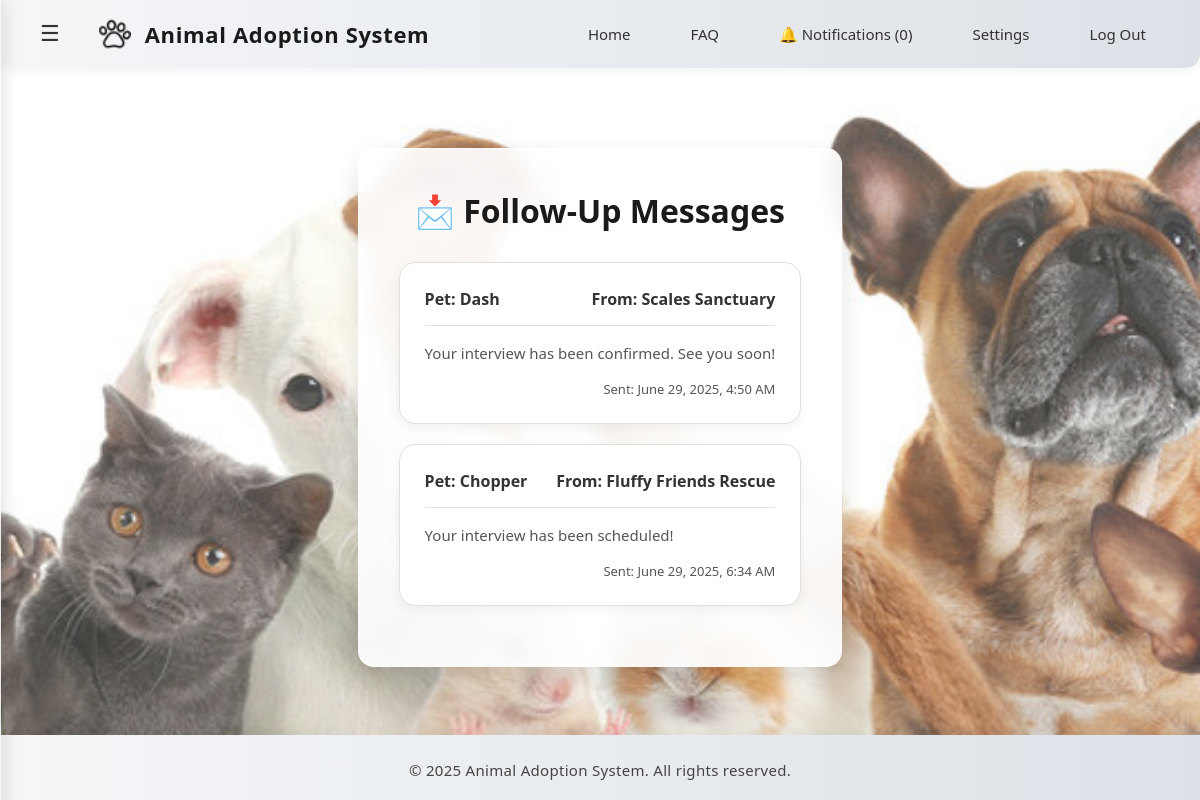
/adopter/followup_messages.php (signed in), run on the app's committed database.
### tables this page shows
CREATE TABLE `follow_ups` (
  `id` int(11) NOT NULL,
  `pet_id` int(11) NOT NULL,
  `adopter_id` int(11) NOT NULL,
  `message` text NOT NULL,
  `sent_at` timestamp NOT NULL DEFAULT current_timestamp()
);

CREATE TABLE `pets` (
  `id` int(11) NOT NULL,
  `name` varchar(100) NOT NULL,
  `species` varchar(100) DEFAULT NULL,
  `breed` varchar(100) DEFAULT NULL,
  `age` int(11) DEFAULT NULL,
  `gender` varchar(10) DEFAULT NULL,
  `description` text DEFAULT NULL,
  `image` varchar(255) DEFAULT NULL,
  `status` enum('available','adopted') DEFAULT 'available',
  `shelter_id` int(11) DEFAULT NULL,
  `adoption_date` date DEFAULT NULL
);

CREATE TABLE `users` (
  `id` int(11) NOT NULL,
  `username` varchar(100) NOT NULL,
  `email` varchar(255) NOT NULL,
  `password` varchar(255) NOT NULL,
  `first_name` varchar(100) DEFAULT NULL,
  `last_name` varchar(100) DEFAULT NULL,
  `phone_number` varchar(12) DEFAULT NULL,
  `role` enum('adopter','shelter','admin') NOT NULL,
  `created_at` timestamp NOT NULL DEFAULT current_timestamp(),
  `phone` varchar(20) DEFAULT NULL,
  `status` varchar(50) NOT NULL DEFAULT 'active'
);

### adopter/followup_messages.php (the view, shortened to what this page needs)
<?php
include('../db_connection.php');
$adopter_id = $_SESSION['user_id'];
$sql = "SELECT f.*, p.name AS pet_name, u.username AS shelter_name
        FROM follow_ups f
        JOIN pets p ON f.pet_id = p.id
        JOIN users u ON p.shelter_id = u.id
        WHERE f.adopter_id = ?
        ORDER BY f.sent_at ASC";
$stmt = $conn->prepare($sql);
$stmt->bind_param("i", $adopter_id);
$stmt->execute();
$result = $stmt->get_result();
?>
<!DOCTYPE html>
<html lang="en">
<head>
    <link rel="stylesheet" href="../css/common.css">
    <link rel="stylesheet" href="../css/adopter.css">
    <link rel="stylesheet" href="../css/sidebar.css">
</head>
<body>
<?php include('../includes/navbar_adopter.php'); ?>
<div class="followup-wrapper">
    <h2>📩 Follow-Up Messages</h2>
    <?php if ($result->num_rows > 0): ?>
        <?php while($row = $result->fetch_assoc()): ?>
            <div class="message-card">
                <div class="message-header">
                    <p><strong>Pet:</strong> <?php echo htmlspecialchars($row['pet_name']); ?></p>
                    <p><strong>From:</strong> <?php echo htmlspecialchars($row['shelter_name']); ?></p>
                </div>
                <p class="message-body"><?php echo nl2br(htmlspecialchars($row['message'])); ?></p>
                <div class="message-footer">
                    Sent: <?php echo date("F j, Y, g:i A", strtotime($row['sent_at'])); ?>
                </div>
            </div>
        <?php endwhile; ?>
    <?php else: ?>
        <div class="empty-msg">You haven't received any follow-up messages yet.</div>
    <?php endif; ?>
</div>
<?php include('../includes/footer.php'); ?>
</body>
</html>

### css/common.css (style rules this page uses)
html, body { height: 100%; margin: 0; display: flex; flex-direction: column; }

### css/adopter.css (style rules this page uses)
body { margin: 0; font-family: 'Segoe UI', sans-serif; background: linear-gradient(rgba(255,255,255,0.2), rgba(255,255,255,0.2)), url('../images/PetsBackground2.jpg') no-repeat center center fixed; background-size: cover; color: #333; }

### adopter/followup_messages.php (style rules this page uses)
:root { --text-color: #333; --text-color-light: #555; --container-bg: rgba(255, 255, 255, 0.92); --border-color: #e0e0e0; --shadow: 0 8px 25px rgba(0,0,0,0.1); --border-radius: 16px; }
.followup-wrapper { max-width: 800px; margin: 80px auto 40px; padding: 40px; background: var(--container-bg); border-radius: var(--border-radius); box-shadow: var(--shadow); -webkit-backdrop-filter: blur(8px); backdrop-filter: blur(8px); border: 1px solid rgba(255,255,255,0.4); }
.followup-wrapper h2 { text-align: center; font-size: 32px; font-weight: 700; color: #1a1a1a; margin-top: 0; margin-bottom: 30px; }
.message-card { background-color: #fff; border: 1px solid var(--border-color); border-radius: var(--border-radius); padding: 25px; margin-bottom: 20px; box-shadow: 0 4px 12px rgba(0,0,0,0.05); }
.message-header { display: flex; justify-content: space-between; align-items: center; margin-bottom: 15px; padding-bottom: 15px; border-bottom: 1px solid var(--border-color); }
.message-header p { margin: 0; font-size: 16px; font-weight: 600; }
.message-card .message-body { font-size: 15px; line-height: 1.6; color: var(--text-color-light); margin: 0 0 15px; }
.message-card .message-footer { text-align: right; color: var(--text-color-light); font-size: 13px; }

### data on the page
follow_ups: pet.name "Dash", users.username "Scales Sanctuary", message "Your interview has been confirmed. See you soon!", sent_at "June 29, 2025, 4:50 AM"
follow_ups: pet.name "Chopper", users.username "Fluffy Friends Rescue", message "Your interview has been scheduled!", sent_at "June 29, 2025, 6:34 AM"

### other printed values
$unread_count "0"
